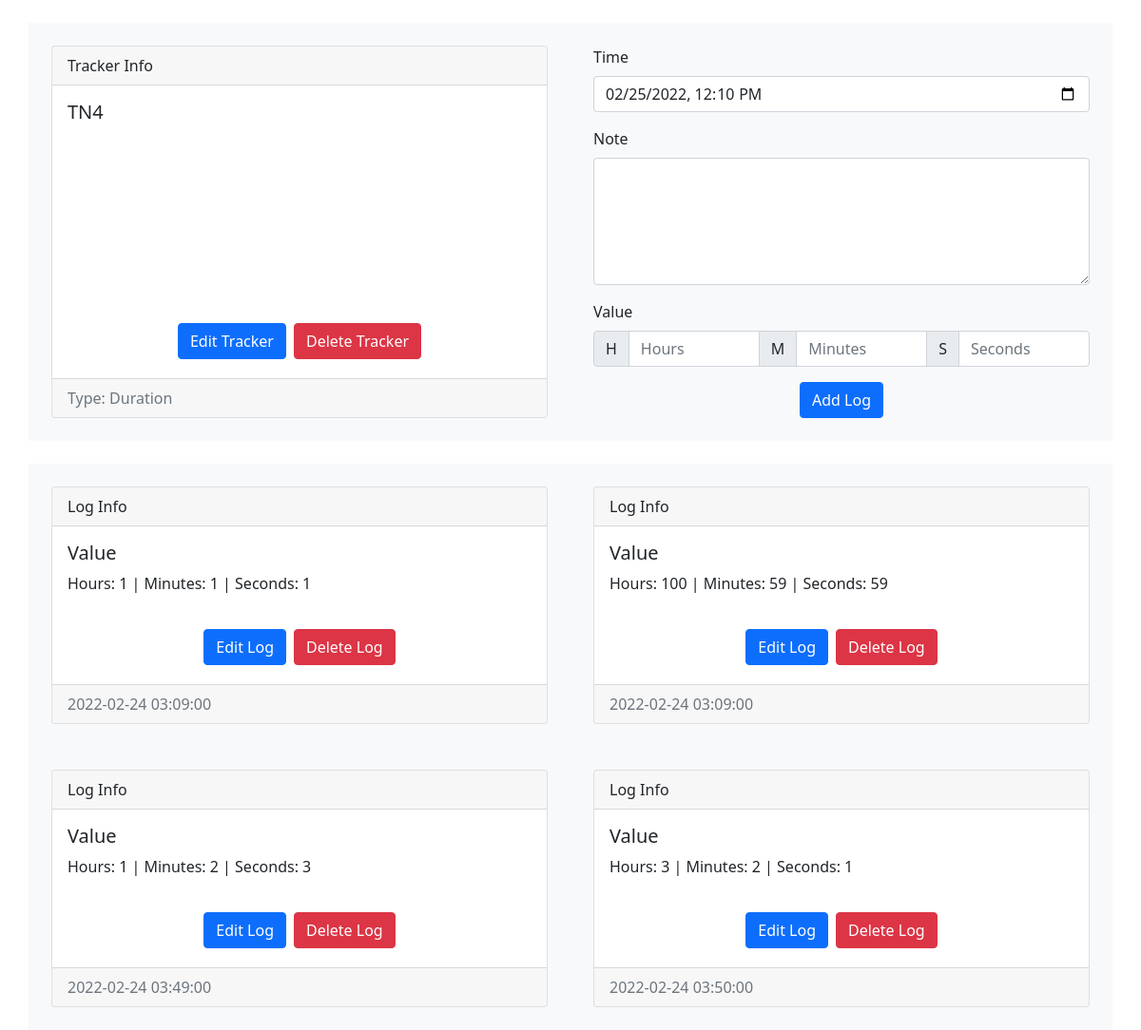
The app's page /trackers/view?id=4 (signed in), older data.
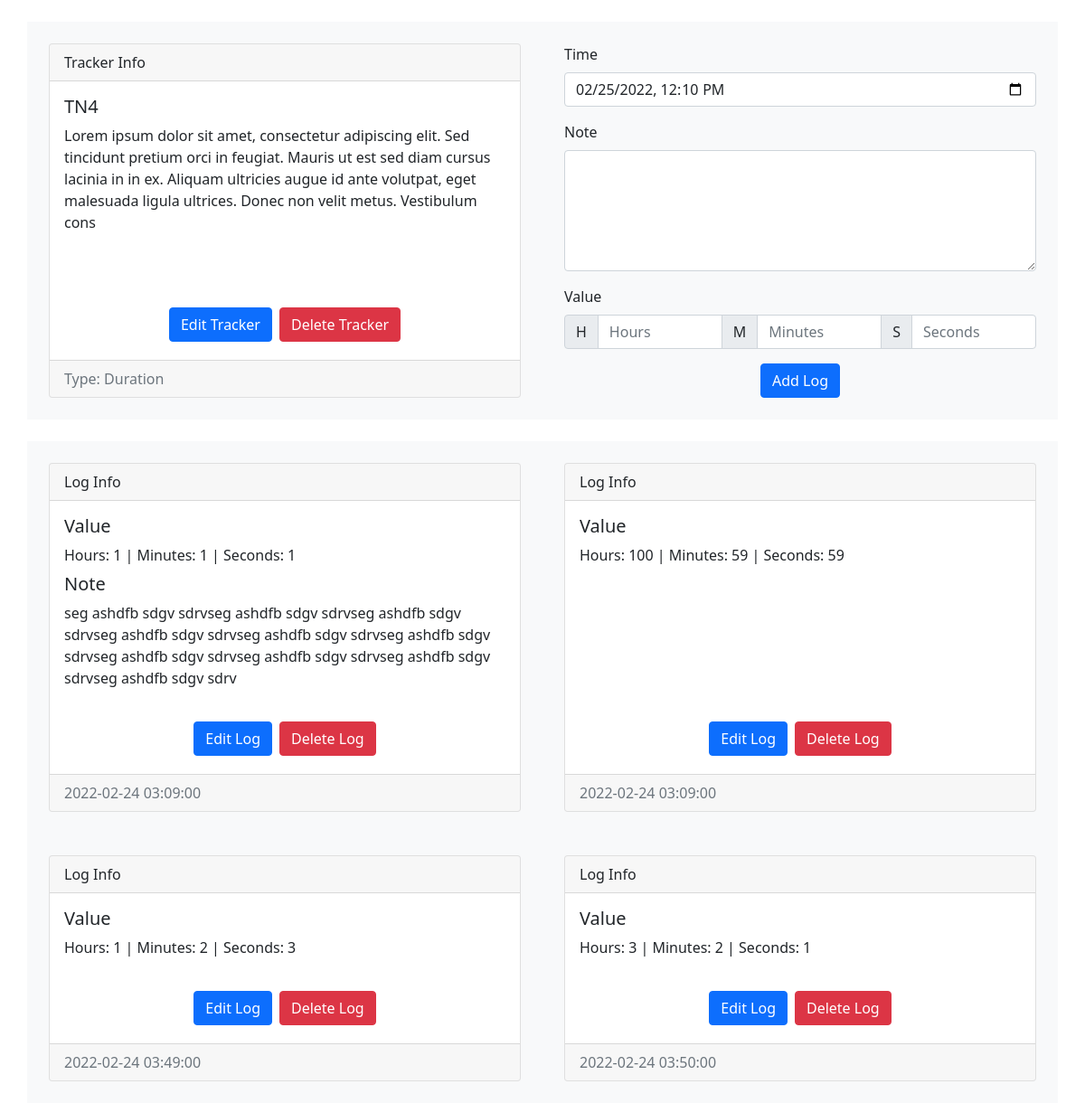
The same page, newer data.
### models/models.py (models this page shows)
class TrackerModel(db.Model):
    __tablename__ = "trackers"
    t_id = db.Column(db.Integer(), primary_key=True)
    t_name = db.Column(db.String(64), nullable=False)
    t_desc = db.Column(db.String(256))
    t_type = db.Column(db.Integer(), db.ForeignKey("tracker_types.tt_id", ondelete="CASCADE"), nullable=False)
    t_user = db.Column(db.Integer(), db.ForeignKey("users.id", ondelete="CASCADE"), nullable=False)
    t_type_name = db.relationship("TrackerTypes", uselist=False)
    t_unit = db.relationship("TrackerUnit", cascade="all, delete", uselist=False)
    t_options = db.relationship("TrackerOptions", cascade="all, delete")
    t_logs = db.relationship("TrackerLogs", cascade="all, delete")

class TrackerLogs(db.Model):
    __tablename__ = "tracker_logs"
    tl_id = db.Column(db.Integer(), primary_key=True, autoincrement=True)
    tl_time = db.Column(db.DateTime(), nullable=False)
    tl_note = db.Column(db.String(256))
    tl_tracker = db.Column(db.Integer(), db.ForeignKey("trackers.t_id", ondelete="CASCADE"), nullable=False)
    tl_vals = db.relationship("TrackerValues", cascade="all, delete")

### views/views.py (the view, shortened to what this page needs)
@app.route("/trackers/view", methods=["GET", "POST"])
@login_required
def trackers_view():
    t_id = request.args.get("id", "")
    if not (t_id.isdigit()):
        flash("Invalid Tracker", "danger")
        return redirect("/trackers")
    t_id = int(t_id)
    tracker = TrackerModel.query.filter(TrackerModel.t_id == t_id, TrackerModel.t_user == current_user.id).first()
    if not tracker:
        flash("Invalid Tracker", "danger")
        return redirect("/trackers")
    options = {x.to_id: x.to_name for x in tracker.t_options}
    return render_template("trackers/view.html", user=current_user, tracker=tracker, options=options)

### auth/auth.py (called while the page is built)
@login.user_loader
def load_user(id):
    return UserModel.query.get(int(id))

### templates/trackers/view.html (shortened to what the changed rows need)
<!DOCTYPE html>
<html lang="en">
    <head>
        <link rel="stylesheet" href="{{ url_for('static', filename='css/bootstrap.min.css')}}">
        <link rel="stylesheet" href="{{ url_for('static', filename='css/fontawesome.all.min.css')}}">
    </head>
    <body>
        <div class="container">
            <div class="row equal bg-light mt-4">
                <div class="col-sm-12 col-md-12 col-lg-6 col-xl-6 d-flex justify-content-center p-4">
                    <div class="card flex-fill">
                        <div class="card-body">
                            <h5 class="card-title">{{ tracker.t_name }}</h5>
                            <p class="card-text">{{ tracker.t_desc }}</p>
                        </div>
                    </div>
                </div>
            </div>
        </div>
        <div class="container">
            <div class="row equal bg-light mt-4">
                {% for log in tracker.t_logs %}
                <div class="col-sm-12 col-md-12 col-lg-6 col-xl-6 d-flex justify-content-center p-4">
                    <div class="card flex-fill">
                        <div class="card-header">Log Info</div>
                        <div class="card-body">
                            <h5 class="card-title">
                                {% if tracker.t_type_name.tt_name == "Multi Select" %}
                                Values
                                {% else %}
                                Value
                                {% endif %}
                            </h5>
                            <div class="card-text">
                                {% for val in log.tl_vals %}
                                <div>
                                    {% if tracker.t_type_name.tt_name == "Boolean" %}
                                        {% if val.tv_val | int == 1 %}
                                        Yes
                                        {% elif val.tv_val | int == 0 %}
                                        No
                                        {% endif %}
                                    {% elif tracker.t_type_name.tt_name == "Integer" %}
                                        {{ val.tv_val | int }}
                                    {% elif tracker.t_type_name.tt_name == "Decimal" %}
                                        {{ val.tv_val | round(2) }}
                                    {% elif tracker.t_type_name.tt_name == "Duration" %}
                                        Hours: {{ val.tv_val // 3600 }} | Minutes: {{ (val.tv_val % 3600) // 60 }} | Seconds: {{ (val.tv_val % 60) | int }}
                                    {% elif tracker.t_type_name.tt_name == "Single Select" %}
                                        {{ options[val.tv_val | int] }}
                                    {% elif tracker.t_type_name.tt_name == "Multi Select" %}
                                        {{ options[val.tv_val | int] }}
                                    {% endif %}
                                </div>
                                {% endfor %}
                            </div>
                            {% if log.tl_note | length > 0 %}
                            <h5 class="card-title pt-2">Note</h5>
                            <div class="card-text">{{ log.tl_note }}</div>
                            {% endif %}
                        </div>
                        <div class="card-body d-flex justify-content-center align-items-end">
                            <a href="/trackers/log/edit?tid={{ tracker.t_id }}&lid={{ log.tl_id }}" class="btn btn-primary m-1">Edit Log</a>
                            <form action="" method="POST" style="display: inline;">
                                <button type="submit" class="btn btn-danger m-1">Delete Log</button>
                            </form>
                        </div>
                        <div class="card-footer text-muted">
                            {{ log.tl_time }}
                        </div>
                    </div>
                </div>
                {% endfor %}
            </div>
        </div>
    </body>
</html>

Row changes from the older to the newer data that the page shows:
changed TrackerModel "TN4": t_desc (not shown) → "Lorem ipsum dolor sit amet, consectetur adipiscing elit. Sed tincidunt pretium orci in feugiat. Mauris ut est sed diam cursus lacinia in in ex. Aliquam ultricies augue id ante volutpat, eget malesuada ligula ultrices. Donec non velit metus. Vestibulum cons"
changed TrackerLogs: tl_note (not shown) → "seg ashdfb sdgv sdrvseg ashdfb sdgv sdrvseg ashdfb sdgv sdrvseg ashdfb sdgv sdrvseg ashdfb sdgv sdrvseg ashdfb sdgv sdrvseg ashdfb sdgv sdrvseg ashdfb sdgv sdrvseg ashdfb sdgv sdrvseg ashdfb sdgv sdrv"
